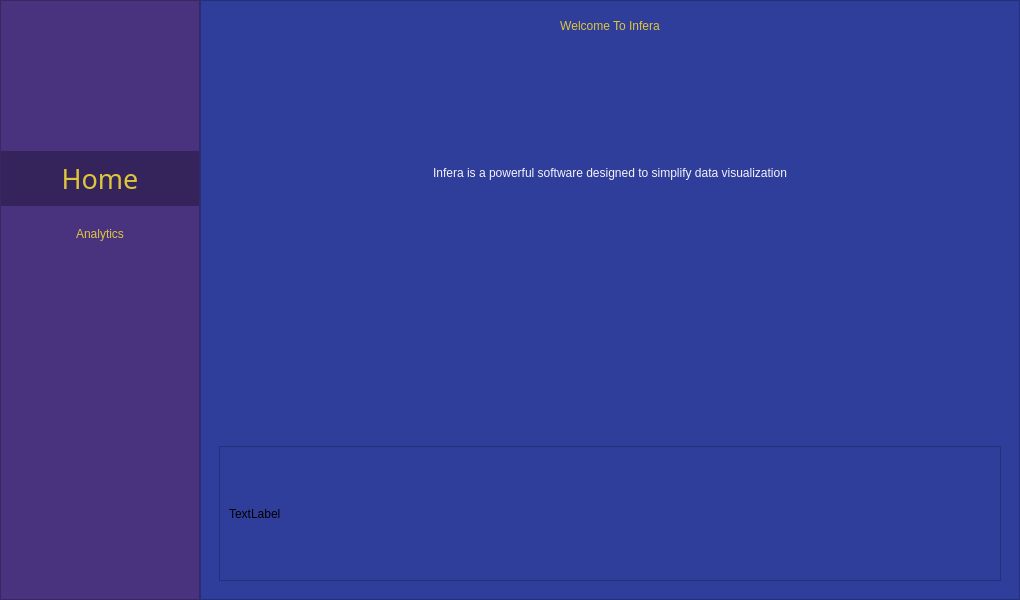
<?xml version="1.0" encoding="UTF-8"?>
<ui version="4.0">
 <class>MainWindow</class>
 <widget class="QMainWindow" name="MainWindow">
  <property name="geometry">
   <rect>
    <x>0</x>
    <y>0</y>
    <width>800</width>
    <height>600</height>
   </rect>
  </property>
  <property name="sizePolicy">
   <sizepolicy hsizetype="Expanding" vsizetype="Expanding">
    <horstretch>0</horstretch>
    <verstretch>0</verstretch>
   </sizepolicy>
  </property>
  <property name="minimumSize">
   <size>
    <width>0</width>
    <height>0</height>
   </size>
  </property>
  <property name="windowTitle">
   <string>MainWindow</string>
  </property>
  <property name="styleSheet">
   <string notr="true">background-color: rgb(48, 62, 155);
font: 500 9pt &quot;Quicksand&quot;;</string>
  </property>
  <widget class="QWidget" name="centralwidget">
   <layout class="QVBoxLayout" name="verticalLayout">
    <property name="spacing">
     <number>0</number>
    </property>
    <property name="leftMargin">
     <number>0</number>
    </property>
    <property name="topMargin">
     <number>0</number>
    </property>
    <property name="rightMargin">
     <number>0</number>
    </property>
    <property name="bottomMargin">
     <number>0</number>
    </property>
    <item>
     <widget class="QWidget" name="widget" native="true">
      <layout class="QHBoxLayout" name="horizontalLayout_2">
       <property name="spacing">
        <number>0</number>
       </property>
       <property name="leftMargin">
        <number>0</number>
       </property>
       <property name="topMargin">
        <number>0</number>
       </property>
       <property name="rightMargin">
        <number>0</number>
       </property>
       <property name="bottomMargin">
        <number>0</number>
       </property>
       <item>
        <widget class="QFrame" name="sideNav">
         <property name="minimumSize">
          <size>
           <width>200</width>
           <height>0</height>
          </size>
         </property>
         <property name="maximumSize">
          <size>
           <width>200</width>
           <height>16777215</height>
          </size>
         </property>
         <property name="styleSheet">
          <string notr="true">background-color: rgb(73, 51, 127);
color: rgb(222, 198, 60);
font: 900 20pt &quot;Montserrat&quot;;

</string>
         </property>
         <property name="frameShape">
          <enum>QFrame::Shape::StyledPanel</enum>
         </property>
         <property name="frameShadow">
          <enum>QFrame::Shadow::Raised</enum>
         </property>
         <layout class="QVBoxLayout" name="verticalLayout_2">
          <property name="spacing">
           <number>0</number>
          </property>
          <property name="leftMargin">
           <number>0</number>
          </property>
          <property name="topMargin">
           <number>150</number>
          </property>
          <property name="rightMargin">
           <number>0</number>
          </property>
          <property name="bottomMargin">
           <number>0</number>
          </property>
          <item>
           <widget class="QPushButton" name="home">
            <property name="minimumSize">
             <size>
              <width>0</width>
              <height>55</height>
             </size>
            </property>
            <property name="font">
             <font>
              <family>Montserrat</family>
              <pointsize>20</pointsize>
              <italic>false</italic>
              <stylestrategy>PreferAntialias</stylestrategy>
              <fontweight>Black</fontweight>
             </font>
            </property>
            <property name="autoFillBackground">
             <bool>false</bool>
            </property>
            <property name="styleSheet">
             <string notr="true">
QPushButton{border:none;
color: rgb(222, 198, 60);
background-color: rgb(52, 36, 91);
}


</string>
            </property>
            <property name="text">
             <string>Home</string>
            </property>
            <property name="iconSize">
             <size>
              <width>16</width>
              <height>16</height>
             </size>
            </property>
           </widget>
          </item>
          <item>
           <widget class="QPushButton" name="an">
            <property name="minimumSize">
             <size>
              <width>0</width>
              <height>55</height>
             </size>
            </property>
            <property name="styleSheet">
             <string notr="true">QPushButton{border:none;
}

QPushButton:pressed{
	background-color: rgb(52, 36, 91);
}
</string>
            </property>
            <property name="text">
             <string>Analytics</string>
            </property>
           </widget>
          </item>
          <item>
           <spacer name="verticalSpacer">
            <property name="orientation">
             <enum>Qt::Orientation::Vertical</enum>
            </property>
            <property name="sizeHint" stdset="0">
             <size>
              <width>20</width>
              <height>20</height>
             </size>
            </property>
           </spacer>
          </item>
         </layout>
        </widget>
       </item>
       <item>
        <widget class="QFrame" name="frame_2">
         <property name="frameShape">
          <enum>QFrame::Shape::StyledPanel</enum>
         </property>
         <property name="frameShadow">
          <enum>QFrame::Shadow::Raised</enum>
         </property>
         <layout class="QHBoxLayout" name="horizontalLayout_3">
          <item>
           <widget class="QStackedWidget" name="stackedWidget">
            <property name="minimumSize">
             <size>
              <width>800</width>
              <height>0</height>
             </size>
            </property>
            <property name="currentIndex">
             <number>0</number>
            </property>
            <widget class="QWidget" name="page">
             <layout class="QVBoxLayout" name="verticalLayout_8">
              <item>
               <layout class="QVBoxLayout" name="verticalLayout_6">
                <item>
                 <widget class="QLabel" name="label">
                  <property name="enabled">
                   <bool>false</bool>
                  </property>
                  <property name="maximumSize">
                   <size>
                    <width>16777215</width>
                    <height>80</height>
                   </size>
                  </property>
                  <property name="styleSheet">
                   <string notr="true">font: 900 40pt &quot;Montserrat&quot;;
color: rgb(222, 198, 60);</string>
                  </property>
                  <property name="text">
                   <string>Welcome To Infera</string>
                  </property>
                  <property name="alignment">
                   <set>Qt::AlignmentFlag::AlignHCenter|Qt::AlignmentFlag::AlignTop</set>
                  </property>
                  <property name="margin">
                   <number>0</number>
                  </property>
                 </widget>
                </item>
                <item>
                 <widget class="QLabel" name="label_2">
                  <property name="styleSheet">
                   <string notr="true">font: 700 20pt &quot;Quicksand&quot;;
color: rgb(245, 244, 250);</string>
                  </property>
                  <property name="text">
                   <string>Infera is a powerful software designed to simplify data visualization</string>
                  </property>
                  <property name="alignment">
                   <set>Qt::AlignmentFlag::AlignCenter</set>
                  </property>
                  <property name="wordWrap">
                   <bool>true</bool>
                  </property>
                 </widget>
                </item>
                <item>
                 <spacer name="verticalSpacer_2">
                  <property name="orientation">
                   <enum>Qt::Orientation::Vertical</enum>
                  </property>
                  <property name="sizeType">
                   <enum>QSizePolicy::Policy::Fixed</enum>
                  </property>
                  <property name="sizeHint" stdset="0">
                   <size>
                    <width>20</width>
                    <height>200</height>
                   </size>
                  </property>
                 </spacer>
                </item>
                <item>
                 <widget class="QFrame" name="frame">
                  <property name="frameShape">
                   <enum>QFrame::Shape::StyledPanel</enum>
                  </property>
                  <property name="frameShadow">
                   <enum>QFrame::Shadow::Raised</enum>
                  </property>
                  <layout class="QHBoxLayout" name="horizontalLayout_4">
                   <item>
                    <widget class="QLabel" name="label_3">
                     <property name="text">
                      <string>TextLabel</string>
                     </property>
                    </widget>
                   </item>
                  </layout>
                 </widget>
                </item>
               </layout>
              </item>
             </layout>
            </widget>
            <widget class="QWidget" name="page_2">
             <layout class="QVBoxLayout" name="verticalLayout_3">
              <item>
               <layout class="QVBoxLayout" name="verticalLayout_4"/>
              </item>
              <item>
               <layout class="QVBoxLayout" name="verticalLayout_5"/>
              </item>
             </layout>
            </widget>
           </widget>
          </item>
         </layout>
        </widget>
       </item>
      </layout>
     </widget>
    </item>
   </layout>
  </widget>
  <widget class="QMenuBar" name="menubar">
   <property name="geometry">
    <rect>
     <x>0</x>
     <y>0</y>
     <width>800</width>
     <height>20</height>
    </rect>
   </property>
  </widget>
 </widget>
 <resources/>
 <connections/>
</ui>
